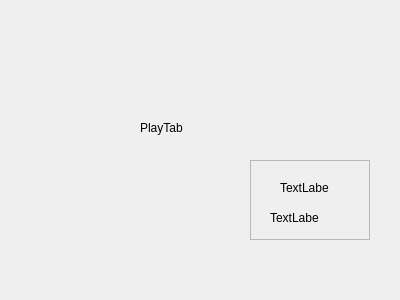
<?xml version="1.0" encoding="UTF-8"?>
<ui version="4.0">
 <class>PlayTab</class>
 <widget class="QWidget" name="PlayTab">
  <property name="geometry">
   <rect>
    <x>0</x>
    <y>0</y>
    <width>400</width>
    <height>300</height>
   </rect>
  </property>
  <property name="windowTitle">
   <string>PlayTab</string>
  </property>
  <widget class="QLabel" name="TabLabel">
   <property name="geometry">
    <rect>
     <x>140</x>
     <y>120</y>
     <width>49</width>
     <height>16</height>
    </rect>
   </property>
   <property name="text">
    <string>PlayTab</string>
   </property>
  </widget>
  <widget class="QFrame" name="frame">
   <property name="geometry">
    <rect>
     <x>250</x>
     <y>160</y>
     <width>120</width>
     <height>80</height>
    </rect>
   </property>
   <property name="frameShape">
    <enum>QFrame::Shape::StyledPanel</enum>
   </property>
   <property name="frameShadow">
    <enum>QFrame::Shadow::Raised</enum>
   </property>
   <widget class="QLabel" name="Carousel1">
    <property name="geometry">
     <rect>
      <x>30</x>
      <y>20</y>
      <width>49</width>
      <height>16</height>
     </rect>
    </property>
    <property name="text">
     <string>TextLabel</string>
    </property>
   </widget>
   <widget class="QLabel" name="Carousel2">
    <property name="geometry">
     <rect>
      <x>20</x>
      <y>50</y>
      <width>49</width>
      <height>16</height>
     </rect>
    </property>
    <property name="text">
     <string>TextLabel</string>
    </property>
   </widget>
  </widget>
 </widget>
 <resources/>
 <connections/>
</ui>
